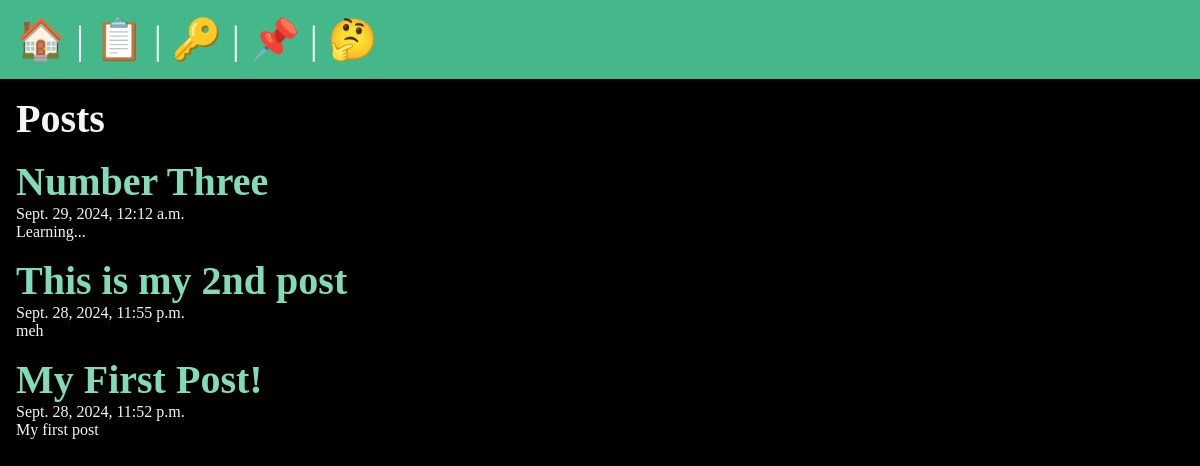
/posts/, run on an earlier commit of the app's database.
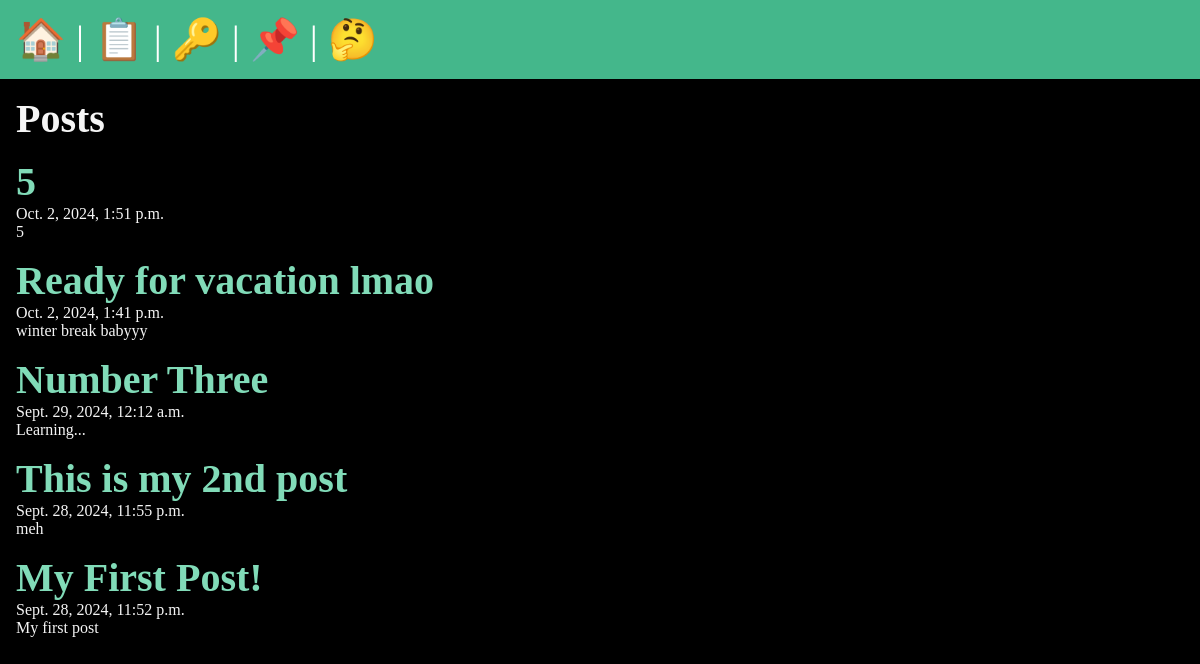
And on a later commit of the database.
### posts/models.py (models this page shows, shortened)
class Post(models.Model):
    title = models.CharField(max_length=100)
    body = models.TextField()
    slug = models.SlugField()
    date = models.DateTimeField(auto_now_add=True)
    banner = models.ImageField(default='fallback.png', blank=True)

### posts/views.py (the view)
# urls.py: path('', views.posts_list, name='list'),
def posts_list(request):
    posts = Post.objects.all().order_by('-date')
    return render(request, 'posts/posts_list.html', {'posts': posts})

### posts/templates/posts/posts_list.html (shortened to what this page needs)
{% extends "layout.html" %}
{% block content %}
    <section>
        <h1>Posts</h1>
        {% for post in posts %}
            <article class="post">
                <h2>
                    <a href="{% url 'posts:page' slug=post.slug %}">
                    {{ post.title }}
                    </a>
                </h2>
                <p>{{ post.date }}</p>
                <p>{{ post.body }}</p>
            </article>
        {% endfor %}
    </section>
{% endblock %}

### templates/layout.html (shortened to what this page needs)
<!DOCTYPE html>
{% load static %}
<html lang="en">
<head>
    <link rel="stylesheet" href="{% static 'css/style.css' %}">
</head>
<body>
    <nav>
        <a href="/">                            <span role="img" aria-label="Home" title="Home"> 🏠 </span> </a> |
        <a href="{% url 'users:register' %}">   <span role="img" aria-label="User Registration" title="Registration"> 📋 </span> </a> |
        <a href="{% url 'users:login' %}">   <span role="img" aria-label="User Login" title="Login"> 🔑 </span> </a> |
        <a href="{% url 'posts:list' %}">       <span role="img" aria-label="Posts" title="Posts">📌 </span> </a> |
        <a href="/about">                       <span role="img" aria-label="About" title="About">🤔 </span> </a>
    </nav>
    <main>
        {% block content %}
        {% endblock %}
    </main>
</body>
</html>

### static/css/style.css (style rules this page uses)
* { margin: 0; padding: 0; box-sizing: border-box; }
body { min-height: 100vh; background-color: black; color: whitesmoke; font-size: 3rem; }
nav { padding: 1rem; background-color: #44B78B; color: white; font-size: 2.5rem; }
main { padding: 1rem; }
section { display: flex; flex-flow: column; gap: 1rem; }
h1, h2 { font-size: 2.5rem; }
p { font-size: 1rem; }
a { text-decoration: none; color: #81dbb8; }

What changed in the data, as far as the page shows it:
added Post: title "5", date "Oct. 2, 2024, 1:51 p.m.", body "5"
added Post: title "Ready for vacation lmao", date "Oct. 2, 2024, 1:41 p.m.", body "winter break babyyy"
